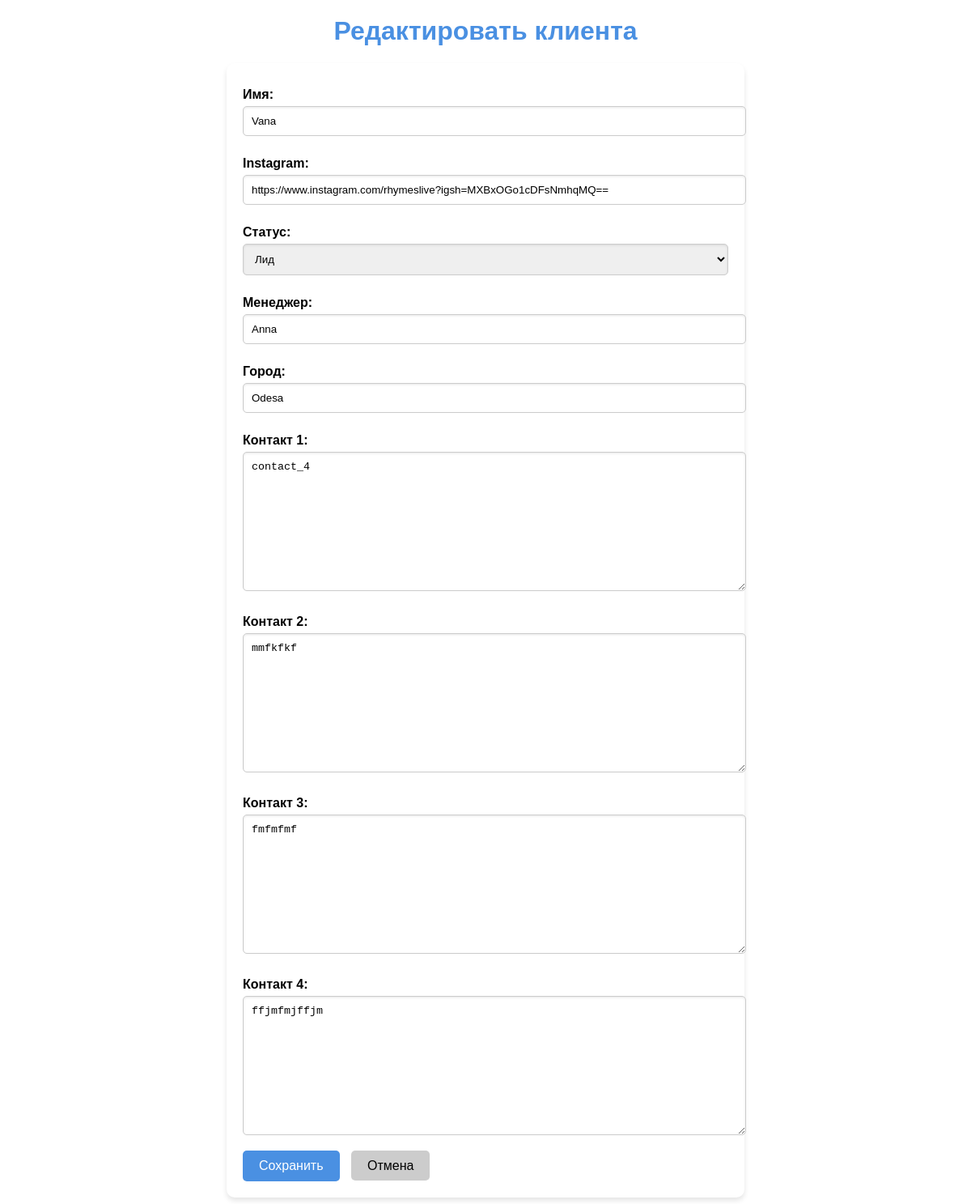
The page /clients/2/edit/ (signed in) on the database its author committed.
### clients/models.py (models this page shows, shortened)
class Client(models.Model):
    STATUS_CHOICES = [
        ('lead', 'Лид'),
        ('client', 'Клиент'),
        ('customer', 'Заказчик'),
    ]
    lead_number = models.AutoField(primary_key=True)  # Автоматическая нумерация лидов
    name = models.CharField(max_length=255)
    instagram_link = models.URLField(blank=True, null=True)
    status = models.CharField(max_length=50, choices=STATUS_CHOICES, default='lead')
    manager = models.CharField(max_length=255)
    city = models.CharField(max_length=100)
    notes = models.TextField(blank=True, null=True)
    contact_1 = models.TextField(blank=True, null=True)
    contact_2 = models.TextField(blank=True, null=True)
    contact_3 = models.TextField(blank=True, null=True)
    contact_4 = models.TextField(blank=True, null=True)
    created_at = models.DateTimeField(auto_now_add=True)
    updated_at = models.DateTimeField(auto_now=True)

### clients/views.py (the view)
# urls.py: path('<int:pk>/edit/', views.client_edit, name='client_edit'), # Редактировать клиента
@login_required
def client_edit(request, pk):
    client = get_object_or_404(Client, pk=pk)
    if request.method == "POST":
        form = ClientForm(request.POST, instance=client)
        if form.is_valid():
            form.save()
            return redirect('client_list')
    else:
        form = ClientForm(instance=client)
    return render(request, 'clients/client_form.html', {'form': form})

### clients/forms.py
class ClientForm(forms.ModelForm):
    class Meta:
        model = Client
        fields = [
            'name', 'instagram_link', 'status', 'manager', 'city',
            'contact_1', 'contact_2', 'contact_3', 'contact_4'
        ]
        labels = {
            'name': "Ім'я клієнта",
            'instagram_link': "Посилання Instagram",
            'status': "Статус",
            'manager': "Менеджер",
            'city': "Місто",
            'contact_1': "Контакт 1",
            'contact_2': "Контакт 2",
            'contact_3': "Контакт 3",
            'contact_4': "Контакт 4",
        }
        widgets = {
            'instagram_link': forms.URLInput(attrs={'placeholder': 'https://instagram.com/...'}),
        }

### clients/templates/clients/client_form.html (shortened to what this page needs)
{% load static %}
<!DOCTYPE html>
<html lang="en">
<head>
    <link rel="stylesheet" href="{% static 'css/clientform.css' %}">
</head>
<body>
    <h1>{% if form.instance.pk %}Редактировать клиента{% else %}Добавить клиента{% endif %}</h1>
    <form method="POST" class="client-form" id="client-form">
        <label for="id_name">Имя:</label>
        {{ form.name }}
        <label for="id_instagram_link">Instagram:</label>
        <input type="url" id="id_instagram_link" name="instagram_link" required value="{{ form.instance.instagram_link }}" oninput="checkDuplicate()">
        <label for="id_status">Статус:</label>
        {{ form.status }}
        <label for="id_manager">Менеджер:</label>
        {{ form.manager }}
        <label for="id_city">Город:</label>
        {{ form.city }}
        <label for="id_contact_1">Контакт 1:</label>
        {{ form.contact_1 }}
        <label for="id_contact_2">Контакт 2:</label>
        {{ form.contact_2 }}
        <label for="id_contact_3">Контакт 3:</label>
        {{ form.contact_3 }}
        <label for="id_contact_4">Контакт 4:</label>
        {{ form.contact_4 }}
        <button type="submit" class="btn-save">Сохранить</button>
        <a href="{% url 'client_list' %}" class="btn-cancel">Отмена</a>
    </form>
</body>
</html>

### clients/static/css/clientform.css (style rules this page uses)
body { font-family: 'Arial', sans-serif; margin: 0; padding: 0; box-sizing: border-box; background-color: #ffffff; color: #000000; }
h1 { text-align: center; margin-top: 20px; font-size: 2rem; color: #4a90e2; }
.client-form { max-width: 600px; margin: 20px auto; padding: 20px; background: white; box-shadow: 0 4px 6px rgba(0, 0, 0, 0.1); border-radius: 10px; animation: fadeIn 0.5s ease-in-out; }
.client-form label { display: block; margin: 10px 0 5px; font-weight: bold; }
.client-form input, .client-form textarea, .client-form select { width: 100%; padding: 10px; margin-bottom: 15px; border: 1px solid #ccc; border-radius: 5px; box-shadow: inset 0 1px 3px rgba(0, 0, 0, 0.1); transition: border-color 0.3s; }
.btn-save, .btn-cancel { padding: 10px 20px; margin-right: 10px; font-size: 1rem; cursor: pointer; border: none; border-radius: 5px; transition: all 0.3s; }
.btn-save { background-color: #4a90e2; color: white; }
.btn-cancel { background-color: #ccc; color: black; text-decoration: none; }

### rows shown on the page
Client: name "Vana", instagram_link "https://www.instagram.com/rhymeslive?igsh=MXBxOGo1cDFsNmhqMQ==", status "Лид", manager "Anna", city "Odesa", contact_1 "contact_4", contact_2 "mmfkfkf", contact_3 "fmfmfmf", contact_4 "ffjmfmjffjm"
